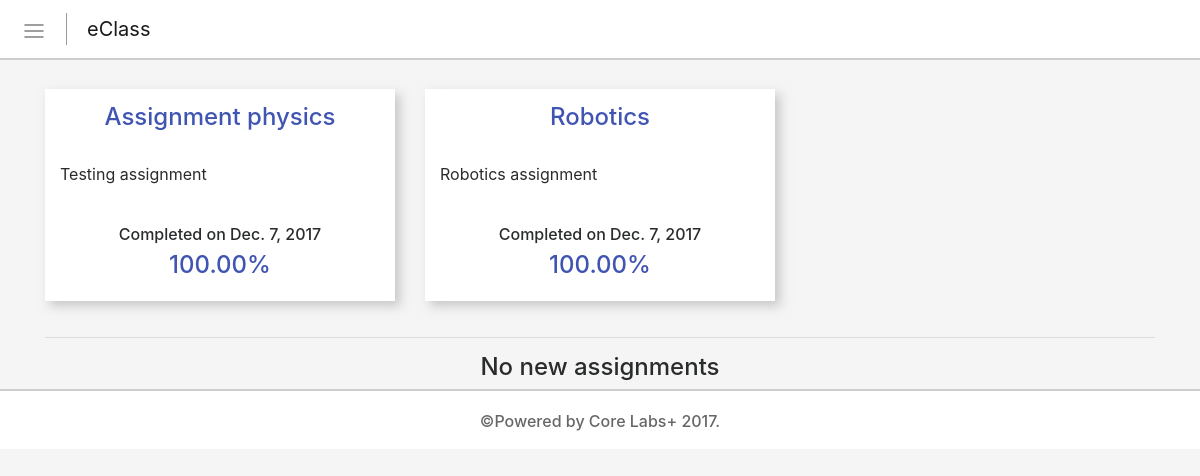
Page /s/assignments (signed in) on the earlier database version.
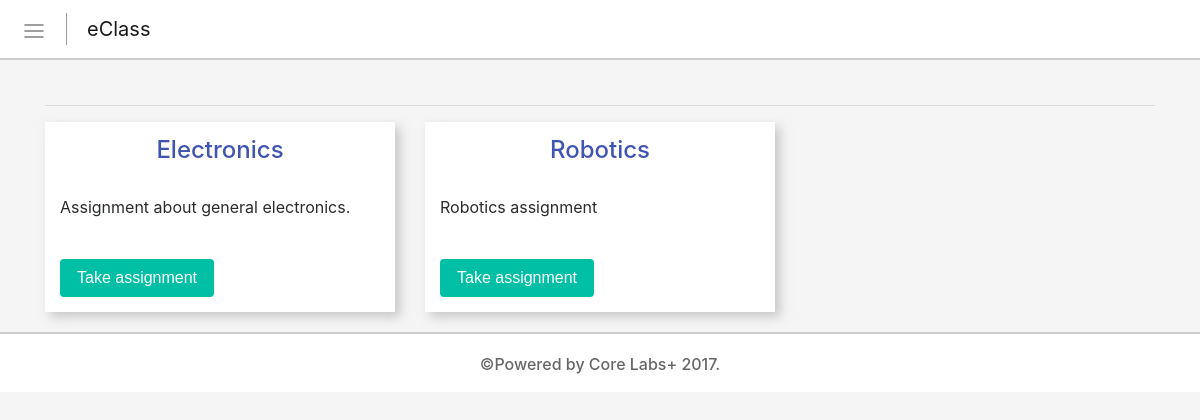
Same page on the later database version.
### eclass/models.py (models this page shows, shortened)
class assignment(models.Model):
	title = models.CharField(max_length=50, help_text="Add title")
	description = models.TextField(help_text="Add topic description")
	Active = 'Active'
	Inactive = 'Inactive'
	Finished = 'Finished'
	statuses = {
	(Active, 'Active'),
	(Inactive, 'Inactive'),
	(Finished, 'Finished'),
	}
	status = models.CharField(max_length=20, choices=statuses, default="Inactive")

class Completed_assignment(models.Model):
	assignment = models.ForeignKey(assignment, help_text="Add assignment", on_delete=models.CASCADE)
	student = models.ForeignKey(student, help_text="Add class", on_delete=models.CASCADE)
	time = models.DateField(default=datetime.today())
	score = models.CharField(max_length=5, help_text="Add scores")

### eclass/views.py (the view)
# urls.py: url('^s/assignments$', views.student_assignments, name="assignments"),
@login_required(login_url="/login")
def student_assignments(request):
	user = request.user
	if not user.is_superuser:
		st = student.objects.get(username=request.user)
		assk = assignment_for.objects.filter(eclass=st.eclass, status="Active")
		asss = []
		for ask in assk:
			asss.append(ask.assignment)
		ass_count = assignment_for.objects.filter(eclass=st.eclass).count()
		comps = Completed_assignment.objects.filter(student=student.objects.get(username=request.user))
		not_completed = []
		i=1
		while i <= ass_count:
			for ass in asss:
				for comp in comps:
					if ass == comp.assignment:
						break
					else:
						if ass not in not_completed:
							not_completed.append(ass)
						elif ass in not_completed:
							not_completed.remove(ass)
			i+=1
		for ass in asss:
			not_completed.append(ass)
		for comp in comps:
			if comp.assignment in not_completed:
				not_completed.remove(comp.assignment)
		data = {}
		data['assfors'] = assignment_for.objects.filter(eclass=st.eclass)
		data['assignments'] = assignment.objects.filter(status="Active")
		data['completed'] = Completed_assignment.objects.filter(student=student.objects.get(username=request.user))
		data['incompleted'] = not_completed
		data['student'] = st
		return render(request, 'student-assignments.html', data)
	else:
		return redirect('/error')

### templates/student-assignments.html (shortened to what this page needs)
{% extends 'student-sidebar.html' %}
{% load staticfiles %}
{% block content %}
<div class="container under-navbar">
		<div class="row">
		{% for assignment in assignments %}
			{% for assfor in assfors %}
				{% if assignment == assfor.assignment %}
					{% for done in completed %}
						{% if assignment == done.assignment %}
							<div class="col-md-4 class-holder">
								<div class="col-content with-box-shadow class">
									<h4 align="center" class="color-pink">{{assignment.title}}</h4>
									<br>
									<p>{{assignment.description}}</p>
									<br>
										<h6 align="center">Completed on {{done.time}}</h6>
										<h4 align="center" class="color-pink">{{done.score}}%</h4>
								</div>
							</div>
						{% endif %}
					{% endfor %}
				{% endif %}
			{% endfor %}
		{% endfor %}
		</div>
		<hr>
		<div class="row">
		{% for assignment in incompleted %}
		<div class="col-md-4 class-holder">
			<div class="col-content with-box-shadow class">
				<h4 align="center" class="color-pink">{{assignment.title}}</h4>
				<br>
				<p>{{assignment.description}}</p>
				<br>
				<a href="/s/assignment={{assignment.id}}"><button class="btn green-bcg white">Take assignment</button></a>
			</div>
		</div>
		{% empty %}
			<br>
			<div class="col-md-12">
				<h4 align="center">No new assignments</h4>
			</div>
		{% endfor %}
		</div>
	</div>
	{% endblock %}

Differences in the rows shown:
no longer on this page (row edited): assignment: title "Assignment physics", description "Testing assignment"
removed Completed_assignment: time "Dec. 7, 2017", score "100.00"
removed Completed_assignment: {{ assignment.title }} "Robotics", {{ assignment.description }} "Robotics assignment", time "Dec. 7, 2017", score "100.00"
added assignment: title "Electronics", description "Assignment about general electronics."
now on one of the page's lists (row unchanged): assignment: title "Robotics", description "Robotics assignment"
Other differences:
text no longer shown: "No new assignments"
